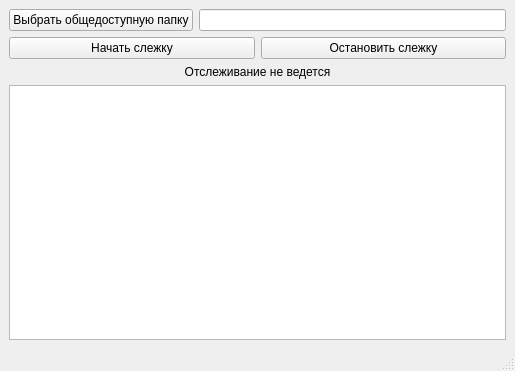
<?xml version="1.0" encoding="UTF-8"?>
<ui version="4.0">
 <class>MainWindow</class>
 <widget class="QMainWindow" name="MainWindow">
  <property name="geometry">
   <rect>
    <x>0</x>
    <y>0</y>
    <width>515</width>
    <height>371</height>
   </rect>
  </property>
  <property name="windowTitle">
   <string>Кража доступных ценных объектов</string>
  </property>
  <widget class="QWidget" name="centralwidget">
   <layout class="QVBoxLayout" name="verticalLayout">
    <item>
     <layout class="QHBoxLayout" name="horizontalLayout">
      <item>
       <widget class="QPushButton" name="select_pub_dir_btn">
        <property name="sizePolicy">
         <sizepolicy hsizetype="Maximum" vsizetype="Fixed">
          <horstretch>0</horstretch>
          <verstretch>0</verstretch>
         </sizepolicy>
        </property>
        <property name="text">
         <string>Выбрать общедоступную папку</string>
        </property>
       </widget>
      </item>
      <item>
       <widget class="QLineEdit" name="pub_dir_line"/>
      </item>
     </layout>
    </item>
    <item>
     <layout class="QHBoxLayout" name="horizontalLayout_2">
      <item>
       <widget class="QPushButton" name="start_monitoring_btn">
        <property name="text">
         <string>Начать слежку</string>
        </property>
       </widget>
      </item>
      <item>
       <widget class="QPushButton" name="stop_monitoring_btn">
        <property name="text">
         <string>Остановить слежку</string>
        </property>
       </widget>
      </item>
     </layout>
    </item>
    <item>
     <widget class="QLabel" name="status_lbl">
      <property name="text">
       <string>Отслеживание не ведется</string>
      </property>
      <property name="alignment">
       <set>Qt::AlignCenter</set>
      </property>
     </widget>
    </item>
    <item>
     <widget class="QListWidget" name="file_list"/>
    </item>
   </layout>
  </widget>
  <widget class="QMenuBar" name="menubar">
   <property name="geometry">
    <rect>
     <x>0</x>
     <y>0</y>
     <width>515</width>
     <height>21</height>
    </rect>
   </property>
  </widget>
  <widget class="QStatusBar" name="statusbar"/>
 </widget>
 <resources/>
 <connections/>
</ui>
